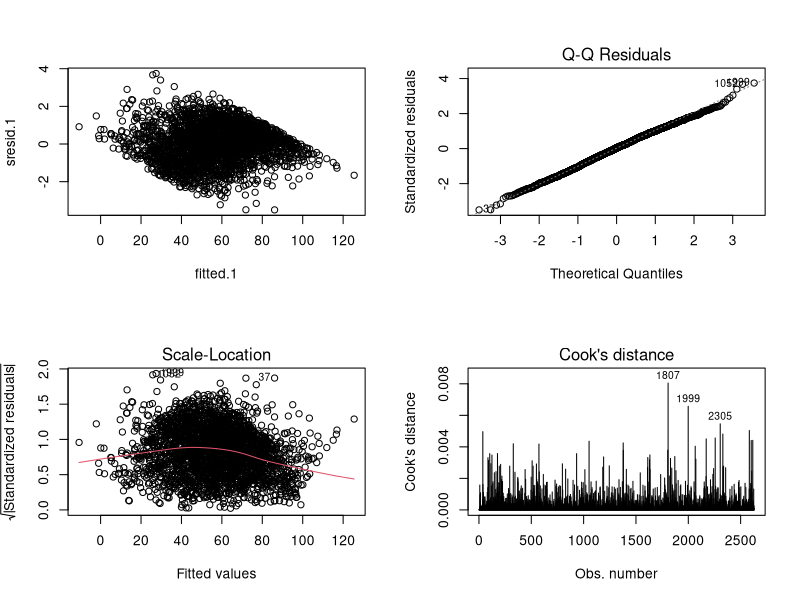
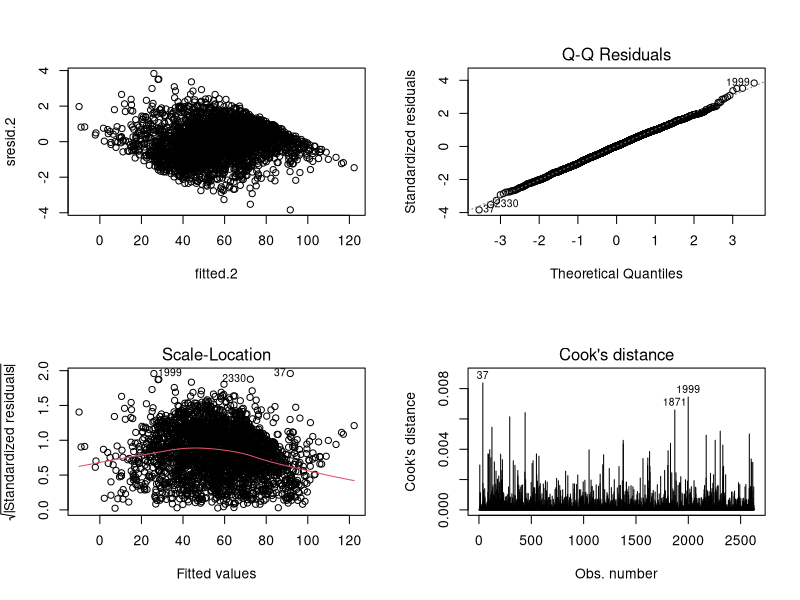
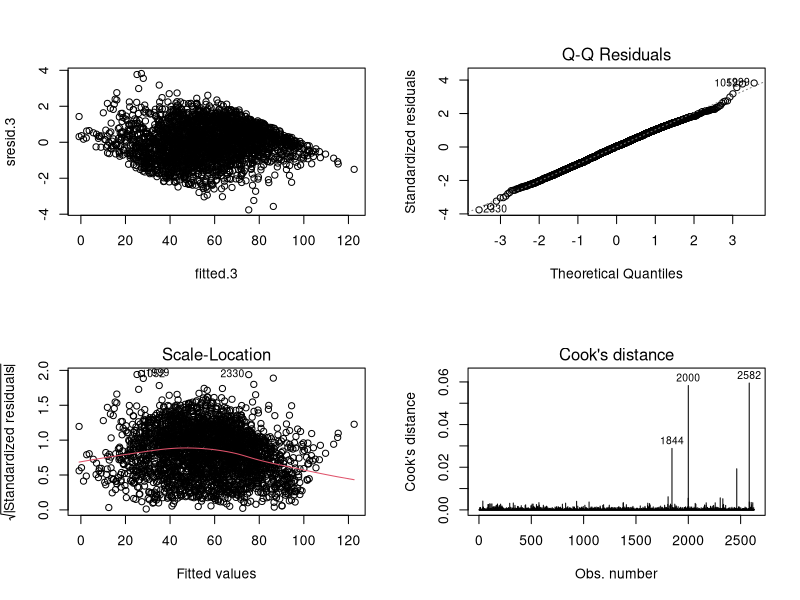
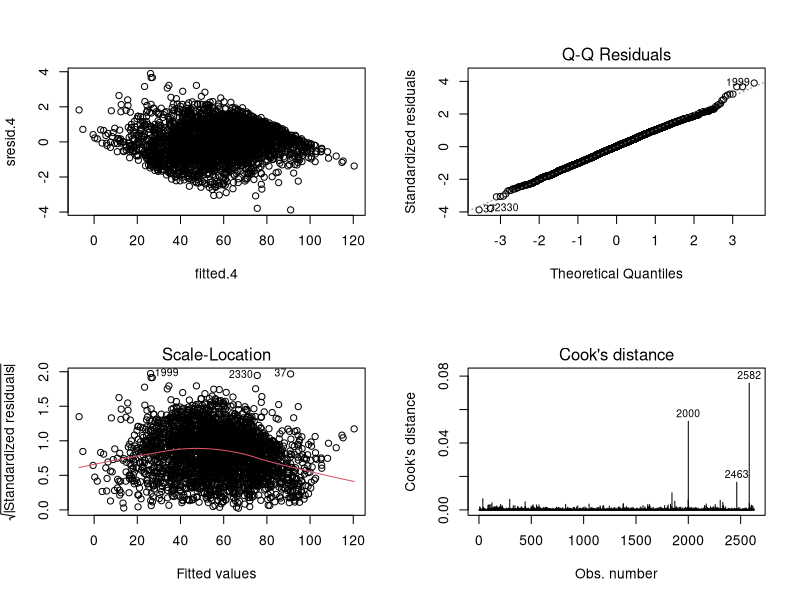
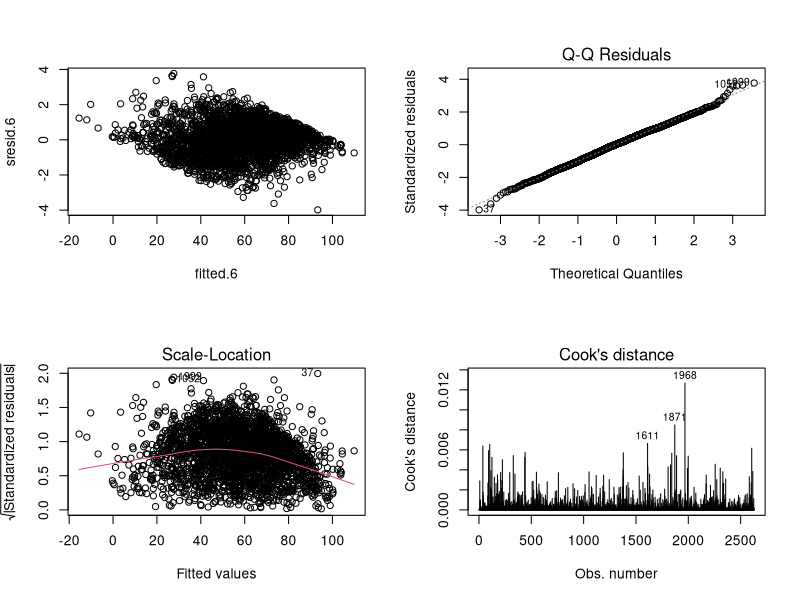
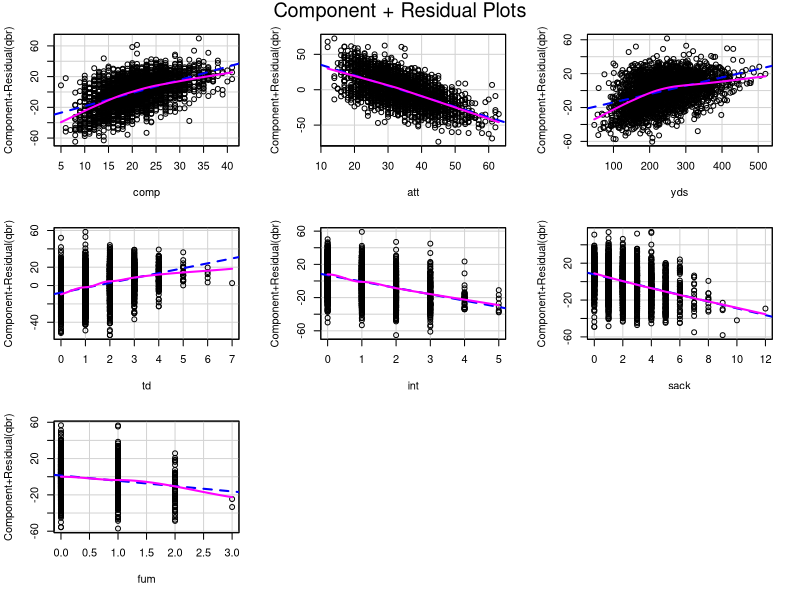
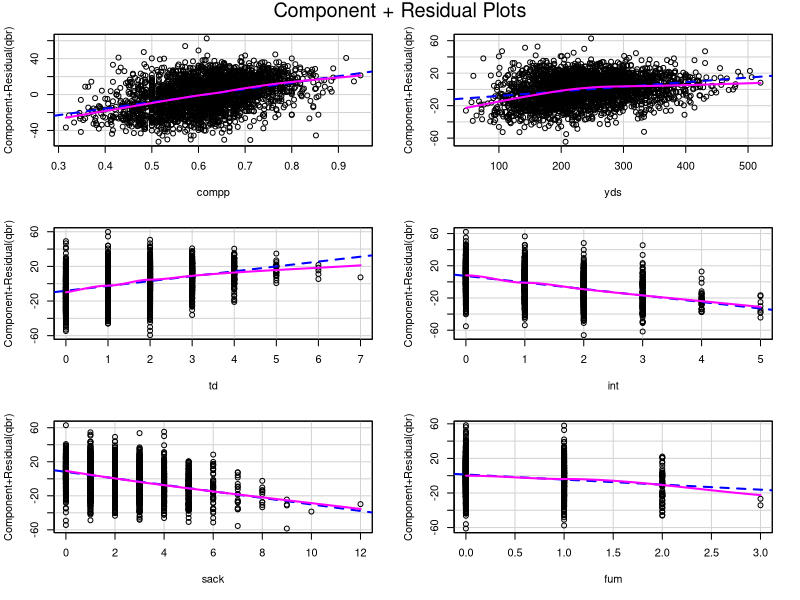
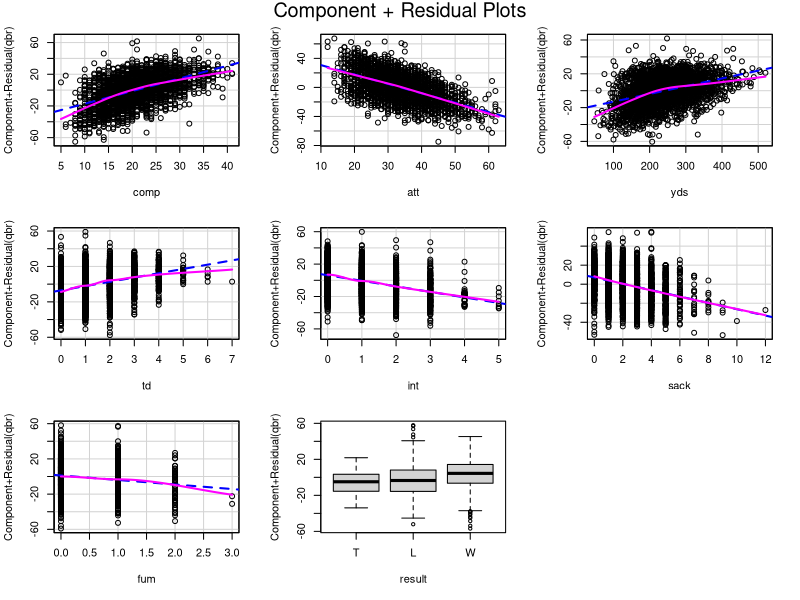

Reproduce these figures in R, in order.
library(randomForest)
library(rpart)
library(car)

train<-read.csv("trainingdata.csv")[,-c(1,15)]
train$compp<-train$comp/train$att
train$result<-factor(train$result,levels=c("T","L","W"))

test<-read.csv("testingdata.csv")[,-c(1,15)]
test$compp<-test$comp/test$att
test$result<-factor(test$result,levels=c("T","L","W"))

#lm
nfl.lm1<-lm(qbr~comp+att+yds+td+int+sack+fum,data=train) #58% of variation explained
nfl.lm2<-lm(qbr~compp+yds+td+int+sack+fum,data=train) #58% of variation explained
nfl.lm3<-lm(qbr~comp+att+yds+td+int+sack+fum+result,data=train) #59%
nfl.lm4<-lm(qbr~compp+yds+td+int+sack+fum+result,data=train) #60%
nfl.lm5<-lm(qbr~compp+att+yds+td+int+sack+fum,data=train)  #59%
nfl.lm6<-lm(qbr~compp+yds+td+int+sack+fum+yds*td+yds*int+td*int+sack*fum,data=train) #60
lm.pred1<-predict(nfl.lm1,newdata=test)
lm.rmse1<-sqrt((sum(lm.pred1-test$qbr)^2)/dim(test)[1]) #20.32
lm.pred2<-predict(nfl.lm2,newdata=test)
lm.rmse2<-sqrt((sum(lm.pred2-test$qbr)^2)/dim(test)[1]) #16.05
lm.pred3<-predict(nfl.lm3,newdata=test)
lm.rmse3<-sqrt((sum(lm.pred3-test$qbr)^2)/dim(test)[1]) #23.78
lm.pred4<-predict(nfl.lm4,newdata=test)
lm.rmse4<-sqrt((sum(lm.pred4-test$qbr)^2)/dim(test)[1]) #20.77
lm.pred6<-predict(nfl.lm6,newdata=test)
lm.rmse6<-sqrt((sum(lm.pred6-test$qbr)^2)/dim(test)[1]) #11.26
AIC(nfl.lm1,nfl.lm2,nfl.lm3,nfl.lm4,nfl.lm5,nfl.lm6)

#lm diagnostics
par(mfrow=c(2,2))
sresid.1<-rstandard(nfl.lm1)
fitted.1<-fitted(nfl.lm1)
plot(fitted.1,sresid.1)
plot(nfl.lm1,which=c(2,3,4))

sresid.2<-rstandard(nfl.lm2)
fitted.2<-fitted(nfl.lm2)
plot(fitted.2,sresid.2)
plot(nfl.lm2,which=c(2,3,4))

sresid.3<-rstandard(nfl.lm3)
fitted.3<-fitted(nfl.lm3)
plot(fitted.3,sresid.3)
plot(nfl.lm3,which=c(2,3,4))

sresid.4<-rstandard(nfl.lm4)
fitted.4<-fitted(nfl.lm4)
plot(fitted.4,sresid.4)
plot(nfl.lm4,which=c(2,3,4))

sresid.6<-rstandard(nfl.lm6)
fitted.6<-fitted(nfl.lm6)
plot(fitted.6,sresid.6)
plot(nfl.lm6,which=c(2,3,4))

crPlots(nfl.lm1)
crPlots(nfl.lm2)
crPlots(nfl.lm3)
crPlots(nfl.lm4)
crPlots(nfl.lm5)


nfl.tree1<-rpart(qbr~comp+att+yds+td+int+sack+fum,data=train,method="anova")
nfl.tree2<-rpart(qbr~compp+yds+td+int+sack+fum,data=train,method="anova")
nfl.tree3<-rpart(qbr~comp+att+yds+td+int+sack+fum+result,data=train,method="anova")
nfl.tree4<-rpart(qbr~compp+yds+td+int+sack+fum+result,data=train,method="anova")
plot(nfl.tree1)
text(nfl.tree1)
tree.pred1<-predict(nfl.tree1,newdata=test)
tree.rmse1<-sqrt((sum(tree.pred1-test$qbr)^2)/dim(test)[1]) #23.44
tree.pred2<-predict(nfl.tree2,newdata=test)
tree.rmse2<-sqrt((sum(tree.pred2-test$qbr)^2)/dim(test)[1]) #12.17
tree.pred3<-predict(nfl.tree3,newdata=test)
tree.rmse3<-sqrt((sum(tree.pred3-test$qbr)^2)/dim(test)[1]) #31.59
tree.pred4<-predict(nfl.tree4,newdata=test)
tree.rmse4<-sqrt((sum(tree.pred4-test$qbr)^2)/dim(test)[1]) #28.26


set.seed(4141993)
nfl.forest1<-randomForest(qbr~comp+att+yds+td+int+sack+fum,data=train,ntree=1000)
nfl.forest2<-randomForest(qbr~compp+yds+td+int+sack+fum,data=train,ntree=1000)
nfl.forest3<-randomForest(qbr~comp+att+yds+td+int+sack+fum+result,data=train,
                          ntree=1000)
nfl.forest4<-randomForest(qbr~compp+yds+td+int+sack+fum+result,data=train,
                          ntree=1000)
plot(nfl.forest1)
forest.pred1<-predict(nfl.forest1,newdata=test)
forest.rmse1<-sqrt((sum(forest.pred1-test$qbr)^2)/dim(test)[1]) #6.04
forest.pred2<-predict(nfl.forest2,newdata=test)
forest.rmse2<-sqrt((sum(forest.pred2-test$qbr)^2)/dim(test)[1]) #1.57
forest.pred3<-predict(nfl.forest3,newdata=test)
forest.rmse3<-sqrt((sum(forest.pred3-test$qbr)^2)/dim(test)[1]) #15.95
forest.pred4<-predict(nfl.forest4,newdata=test)
forest.rmse4<-sqrt((sum(forest.pred4-test$qbr)^2)/dim(test)[1]) #8.37


#bagging lm
n<-1000
boot.pred<-matrix(12,ncol=n,nrow=dim(test)[1])
for (i in 1:n) {
  these<-sample(rownames(train),dim(train)[1],replace=TRUE)
  boot<-train[these,]
  lm.boot<-lm(qbr~compp+yds+td+int+sack+fum,data=boot)
  boot.pred[,i]<-predict(lm.boot,newdata=test)
}
#oob error
mean.pred<-rep(12,dim(test)[1])
for(i in 1:dim(test)[1]){
  mean.pred[i]<-mean(boot.pred[i,])
}
boot.rmse<-sqrt((sum(mean.pred-test$qbr)^2)/dim(test)[1]) #12.60 for 10; 15.92 for 1000
